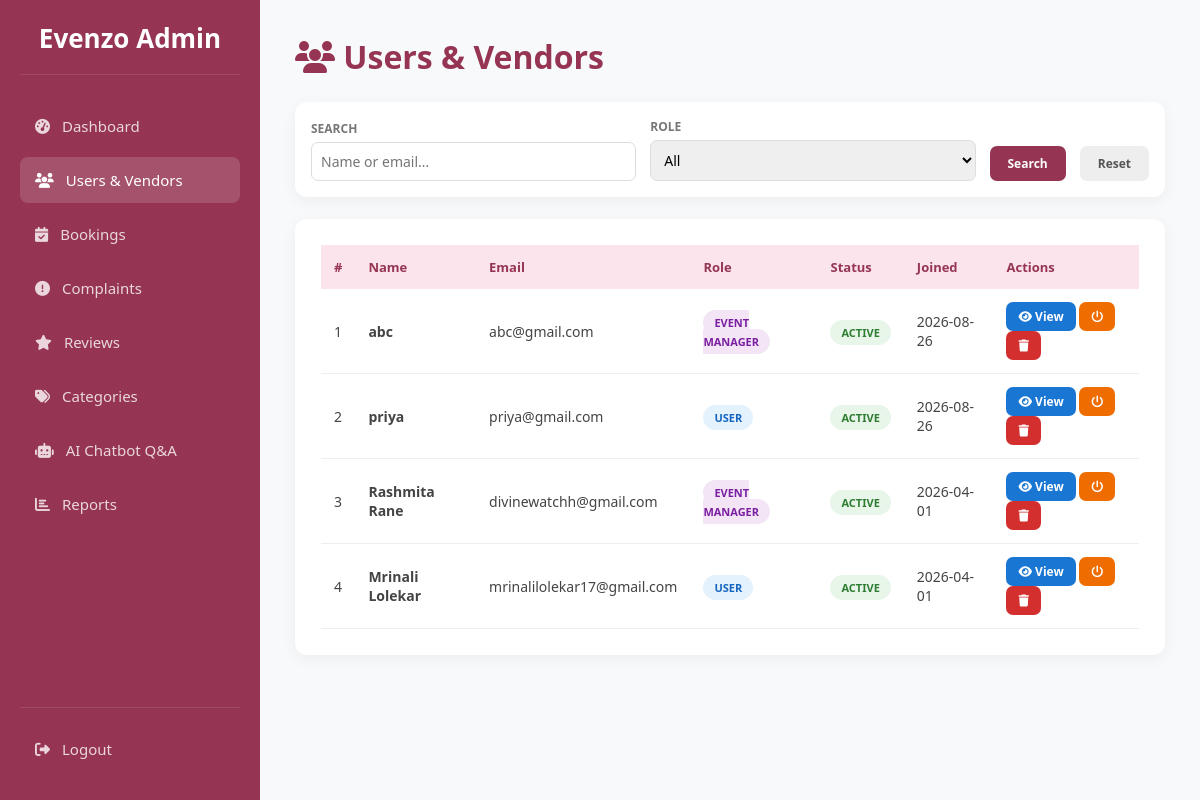
Page /admin/users (signed in) on the committed database.
### tables this page shows
CREATE TABLE manager_profiles (
            id INTEGER PRIMARY KEY AUTOINCREMENT,
            user_id INTEGER NOT NULL,
            business_name TEXT NOT NULL,
            phone TEXT NOT NULL,
            license_path TEXT, -- Path to uploaded JPEG/PDF license
            bio TEXT,
            base_price REAL DEFAULT 0.0,
            rating REAL DEFAULT 0.0, profile_pic TEXT, location TEXT, -- For the "Ratings/Reviews system"
            FOREIGN KEY (user_id) REFERENCES users (id) ON DELETE CASCADE
        );

CREATE TABLE users (
            id INTEGER PRIMARY KEY AUTOINCREMENT,
            full_name TEXT NOT NULL,
            email TEXT UNIQUE NOT NULL,
            password TEXT NOT NULL,
            role TEXT CHECK(role IN ('user', 'admin', 'eventmanager')) NOT NULL,
            is_approved INTEGER DEFAULT 0, -- 0=Pending, 1=Approved by Admin
            created_at TIMESTAMP DEFAULT CURRENT_TIMESTAMP
        , reset_otp TEXT, is_active INTEGER DEFAULT 1);

### app.py (the view)
@app.route('/admin/users')
def admin_users():
    if 'user_id' not in session or session['role'] != 'admin':
        return redirect(url_for('index'))
    conn = get_db_connection()
    search = request.args.get('q', '')
    role_f = request.args.get('role', '')
    query  = '''
        SELECT u.id, u.full_name, u.email, u.role, u.is_approved, u.is_active, u.created_at,
               m.business_name, m.phone, m.license_path
        FROM users u LEFT JOIN manager_profiles m ON u.id = m.user_id
        WHERE u.role != 'admin'
    '''
    params = []
    if search:
        query += " AND (u.full_name LIKE ? OR u.email LIKE ?)"
        params += [f'%{search}%', f'%{search}%']
    if role_f:
        query += " AND u.role=?"
        params.append(role_f)
    query += " ORDER BY u.created_at DESC"
    all_users = conn.execute(query, params).fetchall()
    conn.close()
    return render_template('admin_users.html', all_users=all_users, search=search, role_f=role_f)

### app.py (called while the page is built)
def get_db_connection():
    conn = sqlite3.connect('database.db', timeout=10)
    conn.row_factory = sqlite3.Row
    conn.execute("PRAGMA foreign_keys = ON")
    return conn

### frontend/templates/admin_users.html (shortened to what this page needs)
<!DOCTYPE html>
<html lang="en">
<head>
<link rel="stylesheet" href="https://cdnjs.cloudflare.com/ajax/libs/font-awesome/6.4.0/css/all.min.css">
</head>
<body>
<div class="sidebar">
  <div class="logo">Evenzo Admin</div>
  <nav>
    <a class="nav-item" href="{{ url_for('admin_dashboard') }}"><i class="fas fa-tachometer-alt"></i> Dashboard</a>
    <a class="nav-item active" href="{{ url_for('admin_users') }}"><i class="fas fa-users"></i> Users & Vendors</a>
    <a class="nav-item" href="{{ url_for('admin_bookings') }}"><i class="fas fa-calendar-check"></i> Bookings</a>
    <a class="nav-item" href="{{ url_for('admin_complaints') }}"><i class="fas fa-exclamation-circle"></i> Complaints</a>
    <a class="nav-item" href="{{ url_for('admin_reviews') }}"><i class="fas fa-star"></i> Reviews</a>
    <a class="nav-item" href="{{ url_for('admin_categories') }}"><i class="fas fa-tags"></i> Categories</a>
    <a class="nav-item" href="{{ url_for('admin_chatbot') }}"><i class="fas fa-robot"></i> AI Chatbot Q&A</a>
    <a class="nav-item" href="{{ url_for('admin_reports') }}"><i class="fas fa-chart-bar"></i> Reports</a>
  </nav>
  <div class="logout-box"><a class="nav-item" href="{{ url_for('logout') }}"><i class="fas fa-sign-out-alt"></i> Logout</a></div>
</div>
<div class="main">
  <h1 style="color:var(--primary);margin-bottom:24px"><i class="fas fa-users"></i> Users & Vendors</h1>
  <form method="GET" class="filter-bar">
    <div class="fg"><label>Search</label><input name="q" value="{{ search }}" placeholder="Name or email…"></div>
    <div class="fg"><label>Role</label>
      <select name="role">
        <option value="">All</option>
      </select>
    </div>
    <button type="submit" class="btn btn-search">Search</button>
    <a href="{{ url_for('admin_users') }}" class="btn btn-reset">Reset</a>
  </form>
  <div class="card">
    {% if all_users %}
    <div style="overflow-x:auto">
    <table><thead><tr><th>#</th><th>Name</th><th>Email</th><th>Role</th><th>Status</th><th>Joined</th><th>Actions</th></tr></thead><tbody>
    {% for u in all_users %}
    <tr>
      <td>{{ loop.index }}</td>
      <td><strong>{{ u.full_name }}</strong></td>
      <td>{{ u.email }}</td>
      <td><span class="badge badge-{{ u.role }}">{{ 'Event Manager' if u.role == 'eventmanager' else 'User' }}</span></td>
      <td>
        {% if u.role == 'eventmanager' and u.is_approved == 0 %}
          <span class="badge badge-pending">Pending</span>
        {% elif u['is_active'] is defined and u['is_active'] == 0 %}
          <span class="badge badge-inactive">Inactive</span>
        {% else %}
          <span class="badge badge-active">Active</span>
        {% endif %}
      </td>
      <td>{{ u.created_at[:10] if u.created_at else '—' }}</td>
      <td>
        <button class="btn btn-view" onclick="openDetails({{ u.full_name|tojson }},{{ u.email|tojson }},{{ u.role|tojson }},{{ (u.business_name or '')|tojson }},{{ (u.phone or '')|tojson }},{{ (u.license_path or '')|tojson }})">
          <i class="fas fa-eye"></i> View
        </button>
        <form method="POST" action="{{ url_for('toggle_user_status', user_id=u.id) }}" style="display:inline">
          <button class="btn btn-toggle" title="Toggle Active/Inactive"><i class="fas fa-power-off"></i></button>
        </form>
        <button class="btn btn-delete" onclick="openDelete({{ u.id }}, '{{ u.full_name }}')"><i class="fas fa-trash"></i></button>
      </td>
    </tr>
    {% endfor %}
    </tbody></table></div>
    {% else %}
    <p style="text-align:center;color:#aaa;padding:40px">No users found.</p>
    {% endif %}
  </div>
</div>
</body>
</html>

### frontend/templates/admin_users.html (style rules this page uses)
:root { --primary:#953553;--bg:#f8f9fa;--sw:260px }
* { margin:0;padding:0;box-sizing:border-box;font-family:'Segoe UI',sans-serif }
body { background:var(--bg);display:flex;min-height:100vh }
.sidebar { width:var(--sw);background:var(--primary);height:100vh;position:fixed;left:0;top:0;color:#fff;padding:20px;display:flex;flex-direction:column;z-index:1000 }
.sidebar .logo { font-size:26px;font-weight:bold;text-align:center;border-bottom:1px solid rgba(255,255,255,.1);padding-bottom:18px;margin-bottom:28px }
.nav-item { padding:13px 15px;margin-bottom:8px;border-radius:8px;display:flex;align-items:center;gap:12px;color:rgba(255,255,255,.8);text-decoration:none;transition:.3s;font-size:15px }
.nav-item:hover,.nav-item.active { background:rgba(255,255,255,.15);color:#fff }
.logout-box { margin-top:auto;padding-top:18px;border-top:1px solid rgba(255,255,255,.1) }
.main { margin-left:var(--sw);width:calc(100% - var(--sw));padding:35px;min-height:100vh }
.filter-bar { display:flex;gap:14px;background:#fff;padding:16px;border-radius:12px;box-shadow:0 4px 15px rgba(0,0,0,.05);margin-bottom:22px;flex-wrap:wrap;align-items:flex-end }
.fg { display:flex;flex-direction:column;flex:1;min-width:160px }
.fg label { font-size:12px;font-weight:bold;color:#777;margin-bottom:5px;text-transform:uppercase }
.fg input,.fg select { padding:9px;border:1px solid #ddd;border-radius:7px;font-size:14px;outline:none }
.card { background:#fff;border-radius:12px;padding:26px;box-shadow:0 4px 15px rgba(0,0,0,.05) }
table { width:100%;border-collapse:collapse }
th { text-align:left;padding:13px;background:#fce4ec;color:var(--primary);font-size:13px }
td { padding:13px;border-bottom:1px solid #eee;font-size:14px;color:#444;vertical-align:middle }
.badge { padding:5px 11px;border-radius:20px;font-size:11px;font-weight:bold;text-transform:uppercase }
.badge-active,.badge-approved { background:#e8f5e9;color:#2e7d32 }
.badge-user { background:#e3f2fd;color:#1565c0 }
.badge-eventmanager { background:#f3e5f5;color:#7b1fa2 }
.btn { display:inline-block;padding:6px 12px;border-radius:7px;font-weight:600;font-size:12px;text-decoration:none;border:none;cursor:pointer;transition:.2s }
.btn-view { background:#1976d2;color:#fff }
.btn-toggle { background:#ef6c00;color:#fff }
.btn-delete { background:#d32f2f;color:#fff }
.btn-search { background:var(--primary);color:#fff;padding:9px 18px }
.btn-reset { background:#eee;color:#555;padding:9px 18px;text-decoration:none }

### rows in the picture
manager_profiles: full_name "abc", email "abc@gmail.com", created_at "2026-08-26"
users: role "EVENT MANAGER"
users: full_name "priya", email "priya@gmail.com", role "USER", is_active "ACTIVE", created_at "2026-08-26"
manager_profiles: full_name "Rashmita Rane", email "divinewatchh@gmail.com", created_at "2026-04-01"
users: role "EVENT MANAGER"
users: full_name "Mrinali Lolekar", email "mrinalilolekar17@gmail.com", role "USER", is_active "ACTIVE", created_at "2026-04-01"
